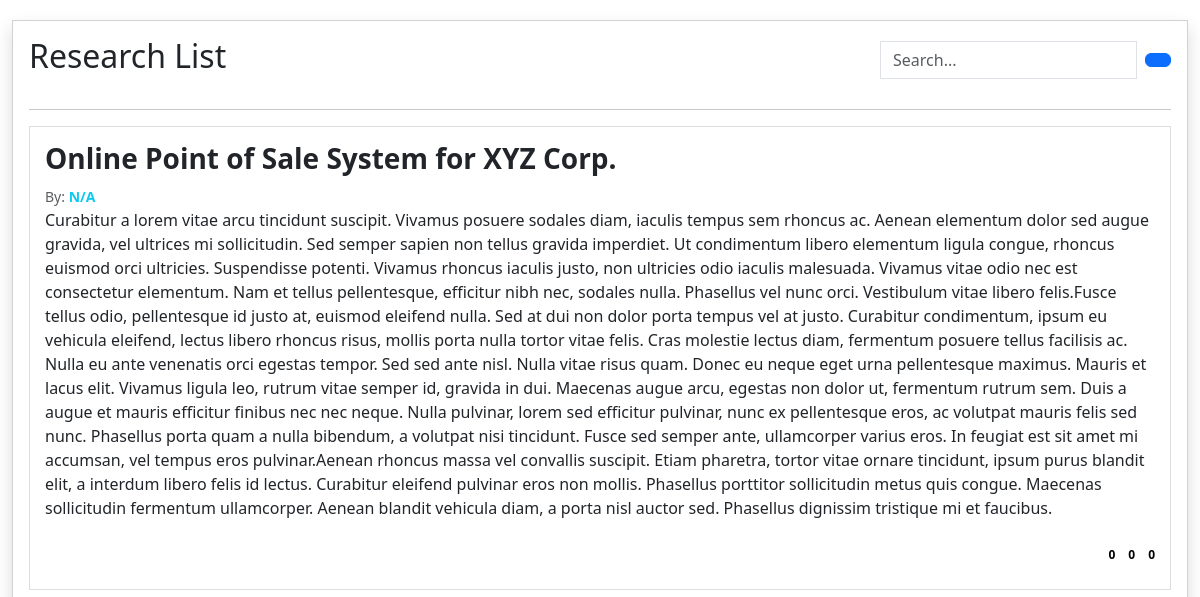
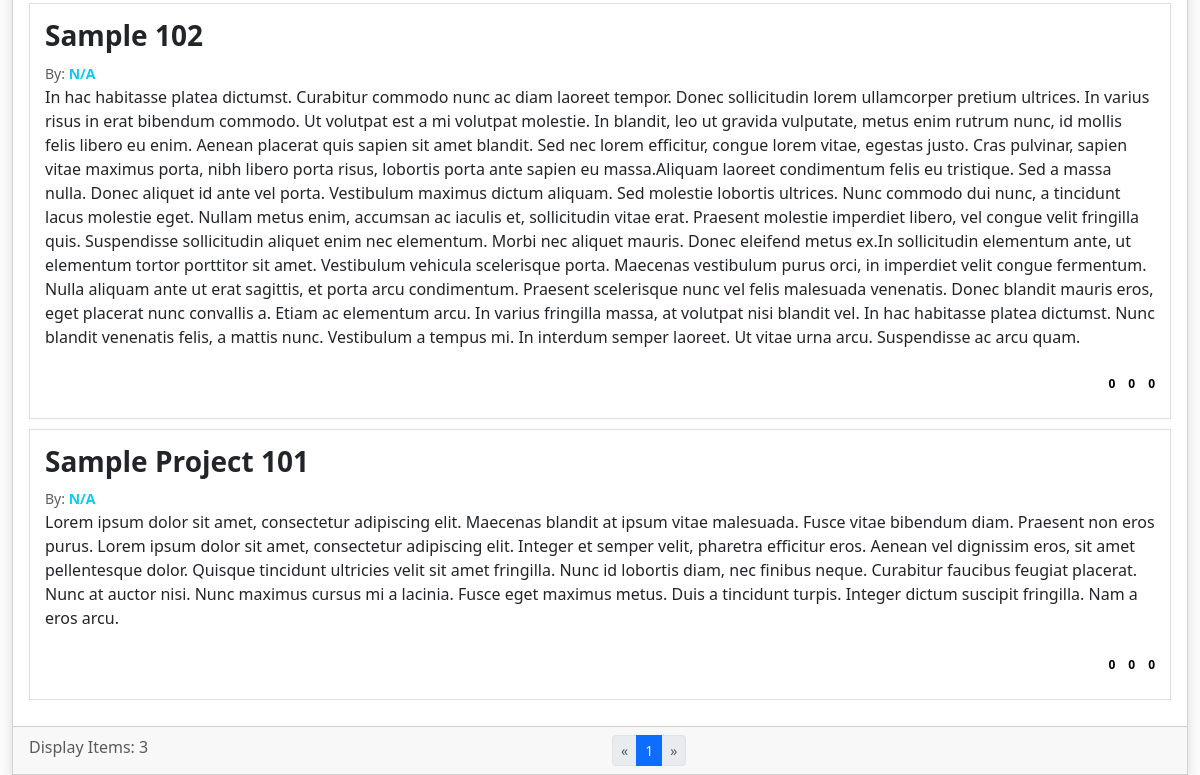
/projects.php, run on an earlier commit of the app's database (2 pictures, top to bottom).
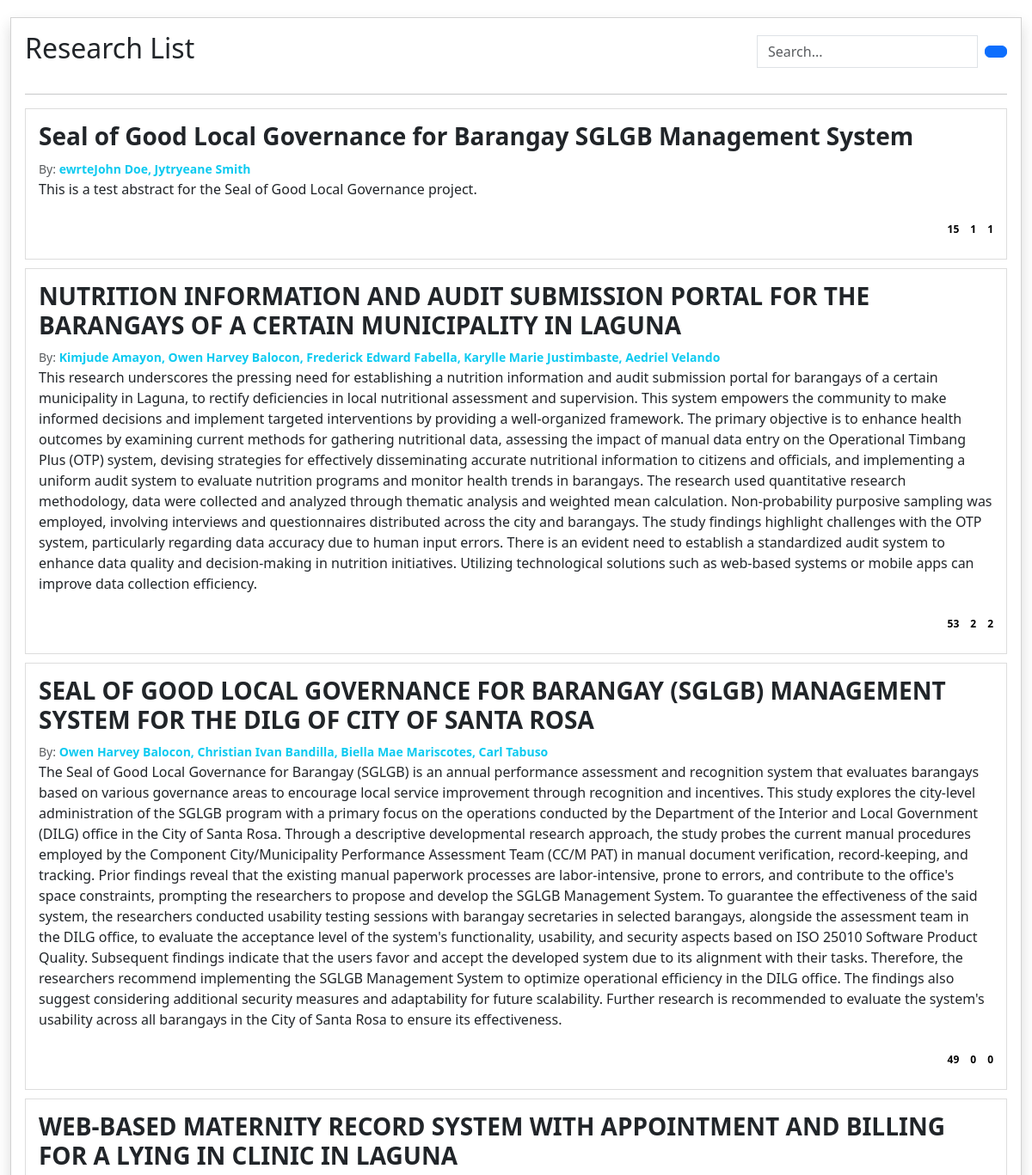
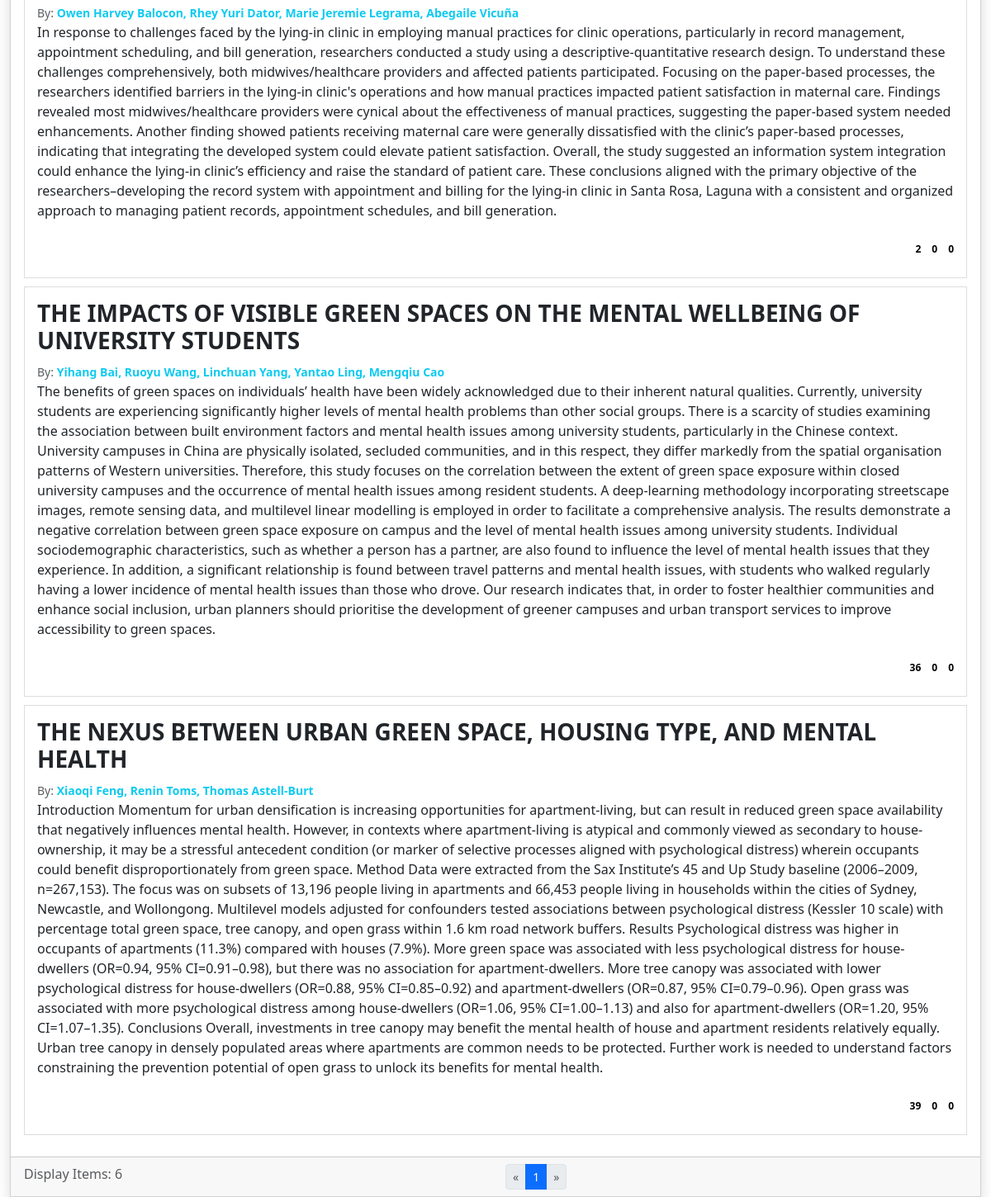
And on a later commit of the database (2 pictures, top to bottom).
### tables this page shows
CREATE TABLE `archive_list` (
  `id` int(30) NOT NULL,
  `archive_code` varchar(100) NOT NULL,
  `curriculum_id` int(30) NOT NULL,
  `year` year(4) NOT NULL,
  `title` text NOT NULL,
  `abstract` text NOT NULL,
  `members` text NOT NULL,
  `banner_path` text NOT NULL,
  `document_path` text NOT NULL,
  `status` tinyint(1) NOT NULL DEFAULT 0,
  `student_id` int(30) DEFAULT NULL,
  `date_created` datetime NOT NULL DEFAULT current_timestamp(),
  `date_updated` datetime DEFAULT NULL ON UPDATE current_timestamp(),
  `pdf_filename` varchar(255) DEFAULT NULL,
  `doi` varchar(255) DEFAULT NULL,
  `authors` text DEFAULT NULL,
  `publication_year` int(11) DEFAULT NULL,
  `is_favorite` tinyint(4) NOT NULL DEFAULT 0,
  `reads` int(11) DEFAULT 0,
  `downloads` int(11) DEFAULT 0,
  `citations` int(11) DEFAULT 0
);

### projects.php (the view, shortened to what this page needs)
<?php
require_once('config.php');
$limit = 10;
$page = isset($_GET['p']) ? $_GET['p'] : 1;
$offset = 10 * ($page - 1);
$paginate = "LIMIT {$limit} OFFSET {$offset}";
$isSearch = isset($_GET['q']) ? "&q={$_GET['q']}" : "";
$search = "";
$count_all = $conn->query("SELECT * FROM archive_list a WHERE a.status = 1 {$search}");
$pages = ceil($count_all->num_rows / $limit);
$archives = $conn->query("SELECT a.*,
           (SELECT COUNT(*) FROM archive_reads WHERE archive_id = a.id) AS `reads`,
           (SELECT COUNT(*) FROM archive_downloads WHERE archive_id = a.id) AS downloads,
           (SELECT COUNT(*) FROM archive_citation WHERE archive_id = a.id) AS citations
    FROM archive_list a
    WHERE a.status = 1 {$search}
    ORDER BY UNIX_TIMESTAMP(a.date_created) DESC
    {$paginate}
");
$archive_data = [];
while ($row = $archives->fetch_assoc()) {
    $archive_data[$row['id']] = $row;
    $archive_data[$row['id']]['authors'] = [];
}
$archive_ids = implode(',', array_keys($archive_data));
if ($archive_ids) {
    $authors = $conn->query("
        SELECT au.archive_id, CONCAT(au.first_name, ' ', au.last_name) AS full_name
        FROM archive_authors au
        WHERE au.archive_id IN ({$archive_ids})
        ORDER BY au.author_order
    ");
    while ($author = $authors->fetch_assoc()) {
        $archive_data[$author['archive_id']]['authors'][] = $author['full_name'];
    }
}
?>
<!DOCTYPE html>
<html lang="en">
<head>
    <link rel="stylesheet" href="https://cdn.jsdelivr.net/npm/bootstrap@5.3.0-alpha1/dist/css/bootstrap.min.css">
</head>
<body>
<div class="wrapper">
    <div class="container-fluid content-container">
        <div class="col-12">
            <div class="card card-outline card-primary shadow rounded-0">
                <div class="card-body rounded-0">
                    <div class="header-wrapper">
                        <h2>Research List</h2>
                        <form id="search-form" class="d-flex align-items-center" action="search_results.php" method="GET">
                            <input type="search" id="search-input" class="form-control rounded-0" name="q" required placeholder="Search..." value="<?= isset($_GET['q']) ? $_GET['q'] : '' ?>">
                            <button type="submit" class="btn btn-primary ms-2"><i class="fa fa-search"></i></button>
                        </form>
                    </div>
                    <hr class="bg-navy">
                    <div class="list-group">
    <?php foreach ($archive_data as $id => $row): ?>
    <div class="archive-item" data-id="<?= $id ?>">
        <div class="star-btn-wrapper">
        </div>
        <div class="row clickable-row">
            <div class="col-lg-12 col-md-12 col-sm-12">
                <h3 class="text-navy"><b><?= $row['title'] ?></b></h3>
                <small class="text-muted">By: <b class="text-info"><?= !empty($row['authors']) ? implode(', ', $row['authors']) : "N/A" ?></b></small>
                <p class="truncate-5"><?= strip_tags(html_entity_decode($row['abstract'])) ?></p>
            </div>
        </div>
        <div class="stats">
            <span><i class="fa fa-eye"></i> <?= $row['reads'] ?></span>
            <span><i class="fa fa-download"></i> <?= $row['downloads'] ?></span>
            <span><i class="fa fa-quote-left"></i> <?= $row['citations'] ?></span>
        </div>
    </div>
    <?php endforeach; ?>
</div>
                </div>
                <div class="card-footer clearfix rounded-0">
                    <div class="col-12">
                        <div class="row">
                            <div class="col-md-6"><span class="text-muted">Display Items: <?= count($archive_data) ?></span></div>
                            <div class="col-md-6">
                            <ul class="pagination pagination-sm m-0 float-right">
                                <li class="page-item <?= $page == 1 ? 'disabled' : '' ?>"><a class="page-link" href="<?= $page > 1 ? './?page=projects' . $isSearch . '&p=' . ($page - 1) : '#' ?>">«</a></li>
                                <?php for ($i = 1; $i <= $pages; $i++): ?>
                                    <li class="page-item <?= $page == $i ? 'active' : '' ?>"><a class="page-link" href="./?page=projects<?= $isSearch ?>&p=<?= $i ?>"><?= $i ?></a></li>
                                <?php endfor; ?>
                                <li class="page-item <?= $page == $pages ? 'disabled' : '' ?>"><a class="page-link" href="<?= $page < $pages ? './?page=projects' . $isSearch . '&p=' . ($page + 1) : '#' ?>">»</a></li>
                            </ul>
                            </div>
                        </div>
                    </div>
                </div>
            </div>
        </div>
    </div>
</div>
</body>
</html>

What changed in the data, as far as the page shows it:
removed archive_list: title "Online Point of Sale System for XYZ Corp.", shows "N/A", abstract "Curabitur a lorem vitae arcu tincidunt suscipit. Vivamus posuere sodales diam, iaculis tempus sem rhoncus ac. Aenean elementum dolor sed augue gravida, vel ultrices mi sollicitudin. Sed semper sapien non tellus gravida imperdiet. Ut condimentum libero elementum ligula congue, rhoncus euismod orci ultricies. Suspendisse potenti. Vivamus rhoncus iaculis justo, non ultricies odio iaculis malesuada. Vivamus vitae odio nec est consectetur elementum. Nam et tellus pellentesque, efficitur nibh nec, sodales nulla. Phasellus vel nunc orci. Vestibulum vitae libero felis.Fusce tellus odio, pellentesque id justo at, euismod eleifend nulla. Sed at dui non dolor porta tempus vel at justo. Curabitur…", reads "0", downloads "0", citations "0"
removed archive_list: title "Sample 102", shows "N/A", abstract "In hac habitasse platea dictumst. Curabitur commodo nunc ac diam laoreet tempor. Donec sollicitudin lorem ullamcorper pretium ultrices. In varius risus in erat bibendum commodo. Ut volutpat est a mi volutpat molestie. In blandit, leo ut gravida vulputate, metus enim rutrum nunc, id mollis felis libero eu enim. Aenean placerat quis sapien sit amet blandit. Sed nec lorem efficitur, congue lorem vitae, egestas justo. Cras pulvinar, sapien vitae maximus porta, nibh libero porta risus, lobortis porta ante sapien eu massa.Aliquam laoreet condimentum felis eu tristique. Sed a massa nulla. Donec aliquet id ante vel porta. Vestibulum maximus dictum aliquam. Sed molestie lobortis ultrices. Nunc…", reads "0", downloads "0", citations "0"
removed archive_list: title "Sample Project 101", shows "N/A", abstract "Lorem ipsum dolor sit amet, consectetur adipiscing elit. Maecenas blandit at ipsum vitae malesuada. Fusce vitae bibendum diam. Praesent non eros purus. Lorem ipsum dolor sit amet, consectetur adipiscing elit. Integer et semper velit, pharetra efficitur eros. Aenean vel dignissim eros, sit amet pellentesque dolor. Quisque tincidunt ultricies velit sit amet fringilla. Nunc id lobortis diam, nec finibus neque. Curabitur faucibus feugiat placerat. Nunc at auctor nisi. Nunc maximus cursus mi a lacinia. Fusce eget maximus metus. Duis a tincidunt turpis. Integer dictum suscipit fringilla. Nam a eros arcu.", reads "0", downloads "0", citations "0"
added archive_list: title "Seal of Good Local Governance for Barangay SGLGB Management System", authors "ewrteJohn Doe, Jytryeane Smith", abstract "This is a test abstract for the Seal of Good Local Governance project.", reads "15", downloads "1", citations "1"
added archive_list: title "NUTRITION INFORMATION AND AUDIT SUBMISSION PORTAL FOR THE BARANGAYS OF A CERTAIN MUNICIPALITY IN LAGUNA", authors "Kimjude Amayon, Owen Harvey Balocon, Frederick Edward Fabella, Karylle Marie Justimbaste, Aedriel Velando", abstract "This research underscores the pressing need for establishing a nutrition information and audit submission portal for barangays of a certain municipality in Laguna, to rectify deficiencies in local nutritional assessment and supervision. This system empowers the community to make informed decisions and implement targeted interventions by providing a well-organized framework. The primary objective is to enhance health outcomes by examining current methods for gathering nutritional data, assessing the impact of manual data entry on the Operational Timbang Plus (OTP) system, devising strategies for effectively disseminating accurate nutritional information to citizens and officials, and…", reads "53", downloads "2", citations "2"
added archive_list: title "SEAL OF GOOD LOCAL GOVERNANCE FOR BARANGAY (SGLGB) MANAGEMENT SYSTEM FOR THE DILG OF CITY OF SANTA ROSA", authors "Owen Harvey Balocon, Christian Ivan Bandilla, Biella Mae Mariscotes, Carl Tabuso", abstract "The Seal of Good Local Governance for Barangay (SGLGB) is an annual performance assessment and recognition system that evaluates barangays based on various governance areas to encourage local service improvement through recognition and incentives. This study explores the city-level administration of the SGLGB program with a primary focus on the operations conducted by the Department of the Interior and Local Government (DILG) office in the City of Santa Rosa. Through a descriptive developmental research approach, the study probes the current manual procedures employed by the Component City/Municipality Performance Assessment Team (CC/M PAT) in manual document verification, record-keeping,…", reads "49", downloads "0", citations "0"
added archive_list: title "WEB-BASED MATERNITY RECORD SYSTEM WITH APPOINTMENT AND BILLING FOR A LYING IN CLINIC IN LAGUNA", authors "Owen Harvey Balocon, Rhey Yuri Dator, Marie Jeremie Legrama, Abegaile Vicuña", abstract "In response to challenges faced by the lying-in clinic in employing manual practices for clinic operations, particularly in record management, appointment scheduling, and bill generation, researchers conducted a study using a descriptive-quantitative research design. To understand these challenges comprehensively, both midwives/healthcare providers and affected patients participated. Focusing on the paper-based processes, the researchers identified barriers in the lying-in clinic's operations and how manual practices impacted patient satisfaction in maternal care. Findings revealed most midwives/healthcare providers were cynical about the effectiveness of manual practices, suggesting the…", reads "2", downloads "0", citations "0"
added archive_list: title "THE IMPACTS OF VISIBLE GREEN SPACES ON THE MENTAL WELLBEING OF UNIVERSITY STUDENTS", authors "Yihang Bai, Ruoyu Wang, Linchuan Yang, Yantao Ling, Mengqiu Cao", abstract "The benefits of green spaces on individuals’ health have been widely acknowledged due to their inherent natural qualities. Currently, university students are experiencing significantly higher levels of mental health problems than other social groups. There is a scarcity of studies examining the association between built environment factors and mental health issues among university students, particularly in the Chinese context. University campuses in China are physically isolated, secluded communities, and in this respect, they differ markedly from the spatial organisation patterns of Western universities. Therefore, this study focuses on the correlation between the extent of green space…", reads "36", downloads "0", citations "0"
added archive_list: title "THE NEXUS BETWEEN URBAN GREEN SPACE, HOUSING TYPE, AND MENTAL HEALTH", authors "Xiaoqi Feng, Renin Toms, Thomas Astell‑Burt", abstract "Introduction Momentum for urban densification is increasing opportunities for apartment-living, but can result in reduced green space availability that negatively influences mental health. However, in contexts where apartment-living is atypical and commonly viewed as secondary to house-ownership, it may be a stressful antecedent condition (or marker of selective processes aligned with psychological distress) wherein occupants could benefit disproportionately from green space. Method Data were extracted from the Sax Institute’s 45 and Up Study baseline (2006–2009, n=267,153). The focus was on subsets of 13,196 people living in apartments and 66,453 people living in households within the…", reads "39", downloads "0", citations "0"
Also different on the page:
count($archive_data): "3" → "6"
